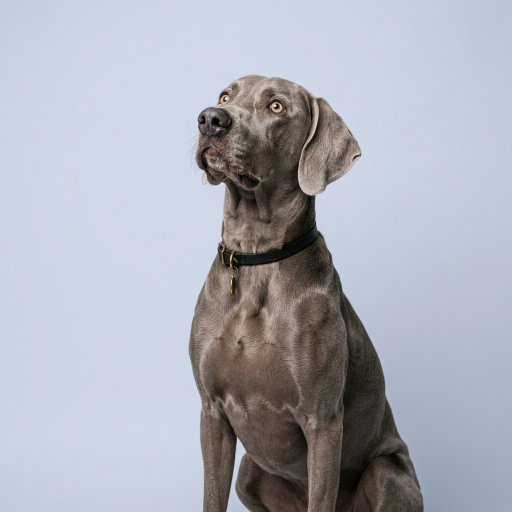
#> input picture src/assets/images/hero_dog.png, 1024 x 1024 px (shown at 1/2 size)
$ python remove_dog_bg.py
#> lines starting #> are read from the running program, lines starting #| are printed output that depends on the picture; after the words box and inside, x2 and y2 are one past the last pixel; in counts of white or black regions, pixels touching at a corner belong together
import numpy as np
from PIL import Image

def remove_background(img_path, out_path, bg_color, tolerance=15):
#> called with img_path = 'src/assets/images/hero_dog.png', out_path = 'src/assets/images/hero_dog.png', bg_color = (193, 204, 222), tolerance = 25
    img = Image.open(img_path).convert("RGBA")
    data = np.array(img)

    r, c, _ = data.shape
#> r = 1024; c = 1024

    # Extract RGB channels
    R, G, B = data[:,:,0], data[:,:,1], data[:,:,2]
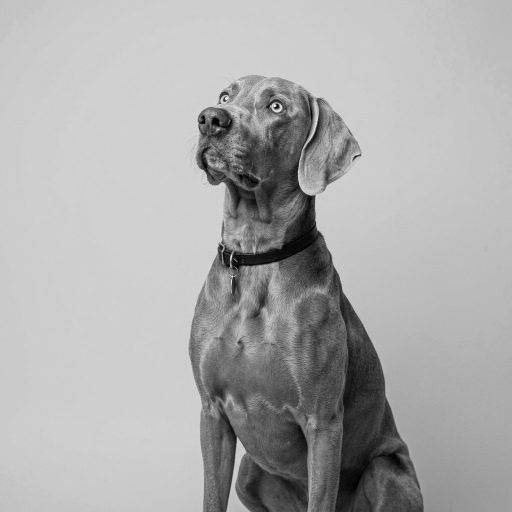
#> R: shape (1024, 1024) (shown at 1/2 size); min 0, max 255, mean 171.5
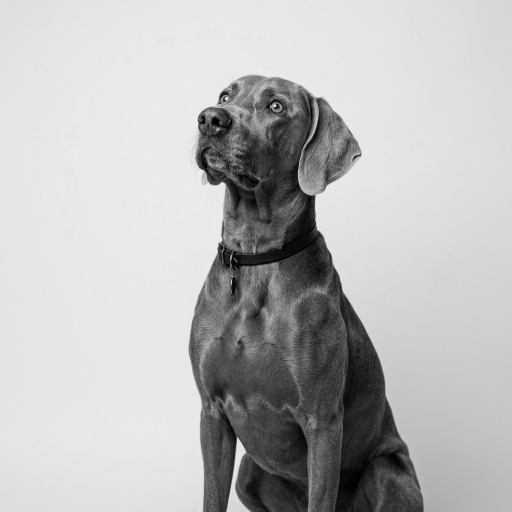
#> B: shape (1024, 1024) (shown at 1/2 size); min 0, max 255, mean 185.5

    # Create mask for pixels that match background color within tolerance
    mask = (np.abs(R.astype(int) - bg_color[0]) <= tolerance) & \
           (np.abs(G.astype(int) - bg_color[1]) <= tolerance) & \
           (np.abs(B.astype(int) - bg_color[2]) <= tolerance)
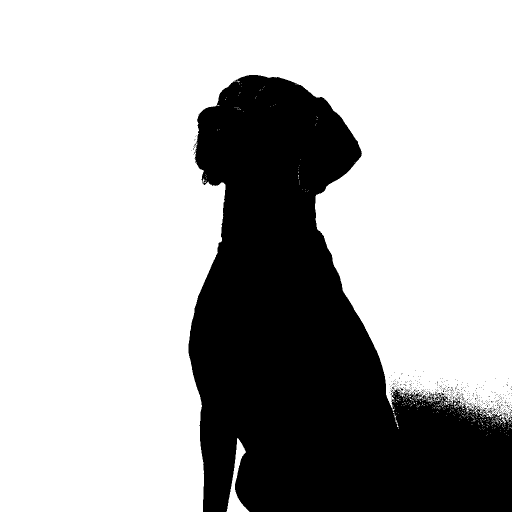
#> mask: shape (1024, 1024) bool (shown at 1/2 size); 69.9% white; 457 black regions (456 under 20 px), largest, box (x1, y1, x2, y2) and area: (377, 150, 1024, 1024) 314591

    # Create an alpha channel based on the mask
    # 0 for background, 255 for foreground
    data[mask, 3] = 0
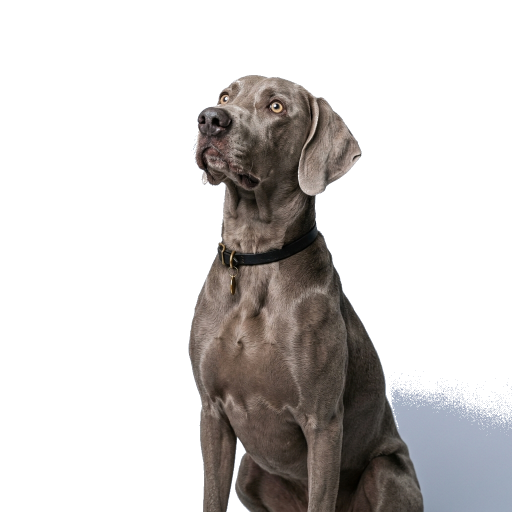
#> data: shape (1024, 1024, 4) (shown at 1/2 size); mean R, G, B, A 171.5, 174.4, 185.5, 76.7; transparent parts drawn white

    # Anti-aliasing / slight softening around edges (optional, but good for flat colors)
    # Using simple morphological operations if needed, but a tight tolerance usually works.

    Image.fromarray(data).save(out_path)
    print("Background removed from", img_path)

remove_background('src/assets/images/hero_dog.png', 'src/assets/images/hero_dog.png', (193, 204, 222), 25)

$ run again, with src/assets/images/about-clinic.png copied over src/assets/images/hero_dog.png
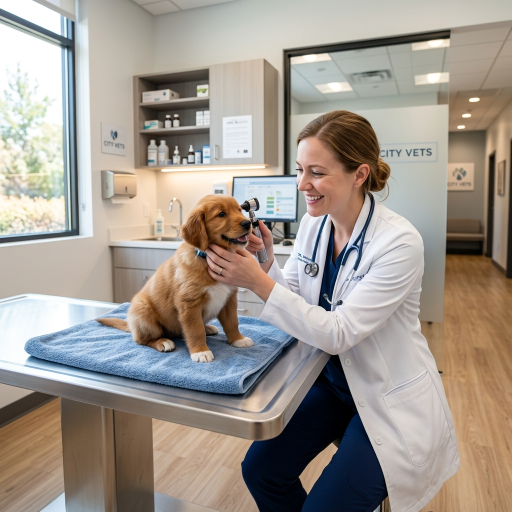
#> input picture src/assets/images/about-clinic.png, 1024 x 1024 px (shown at 1/2 size)
#> in remove_background, `mask = (np.abs(R.astype(int) - bg_color[0]) <= tolerance) & \ (np.abs(..`:
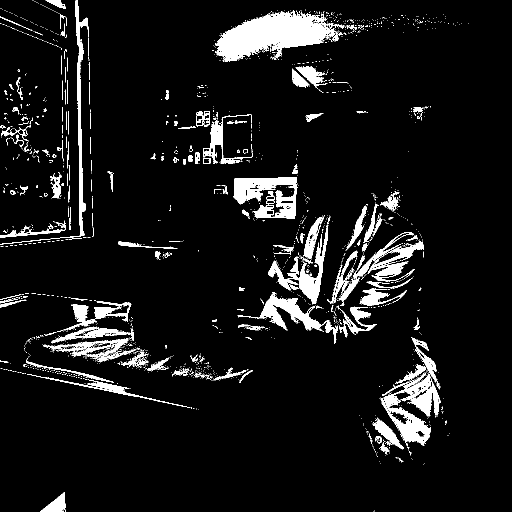
#> mask: shape (1024, 1024) bool (shown at 1/2 size); 7.6% white; 1888 white regions (1721 under 20 px), largest, box (x1, y1, x2, y2) and area: (430, 22, 689, 124) 13488, (761, 747, 882, 893) 6313, (467, 354, 595, 437) 5657
#> in remove_background, `data[mask, 3] = 0`:
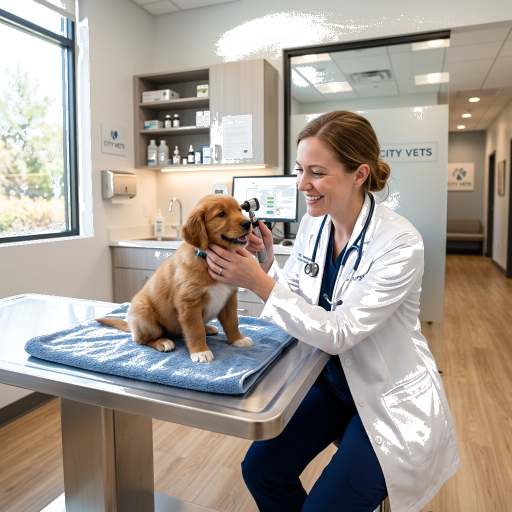
#> data: shape (1024, 1024, 4) (shown at 1/2 size); mean R, G, B, A 160.3, 151.4, 142.8, 235.7; transparent parts drawn white
